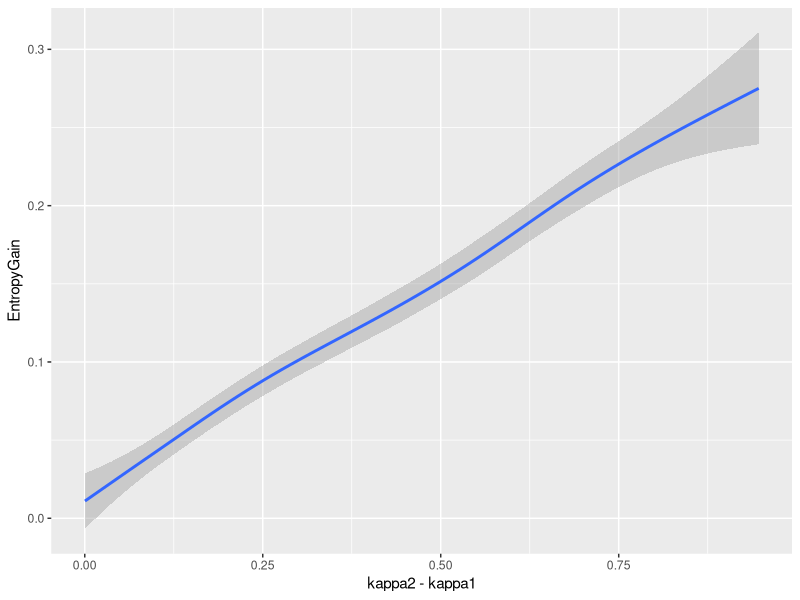
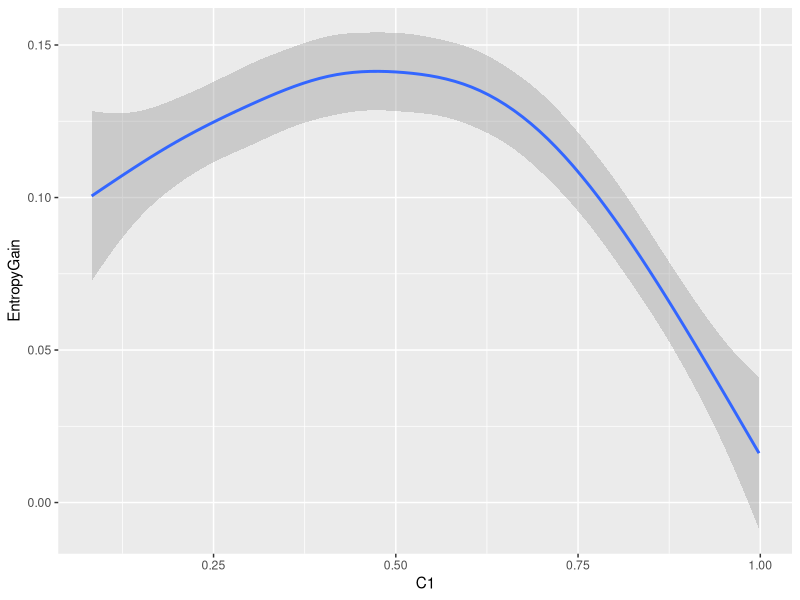
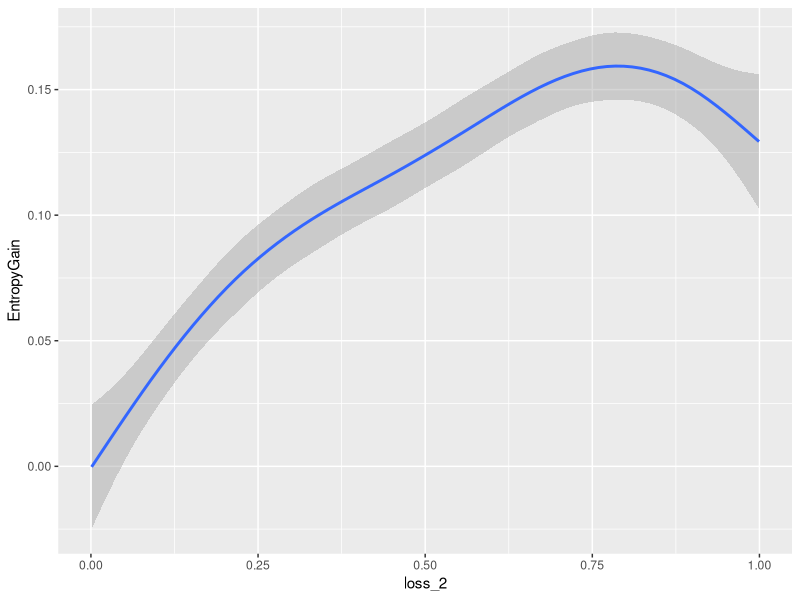
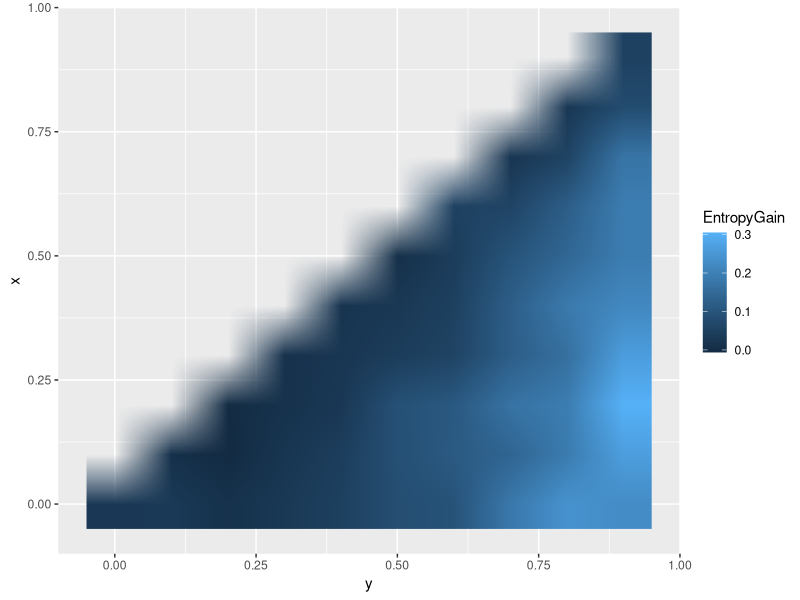
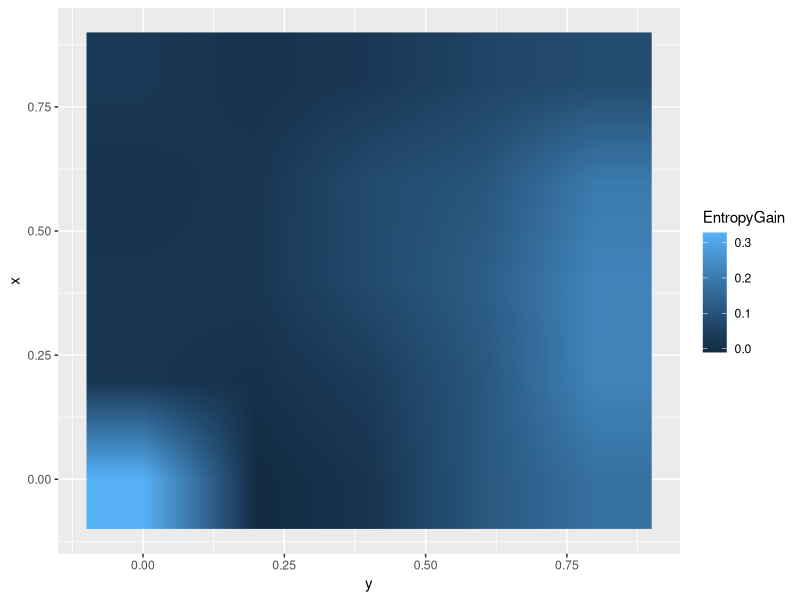

R code for these plots, in order:
data = read.csv("16-base/searchResults_0.tsv", sep="\t")

data$EntropyGain = as.numeric(as.character(data$EntropyGain))

data = data[!is.na(data$EntropyGain),]

library(tidyverse)



ggplot(data, aes(kappa2 - kappa1, EntropyGain)) + 
   geom_smooth()

ggplot(data, aes(C1, EntropyGain)) + 
   geom_smooth()

ggplot(data, aes(loss_2, EntropyGain)) + 
   geom_smooth()



precision = 10
data$x = floor(data$kappa1*precision)/precision
data$y = floor(data$kappa2*precision)/precision
agg = aggregate(data["EntropyGain"], by=c(data["x"], data["y"]), mean)

ggplot(agg, aes(y, x, z=EntropyGain, fill=EntropyGain)) + geom_raster(interpolate=TRUE)



precision = 5
data$x = floor(data$C1*precision)/precision
data$y = floor(data$kappa2*precision)/precision
agg = aggregate(data["EntropyGain"], by=c(data["x"], data["y"]), mean)

ggplot(agg, aes(y, x, z=EntropyGain, fill=EntropyGain)) + geom_raster(interpolate=TRUE)




